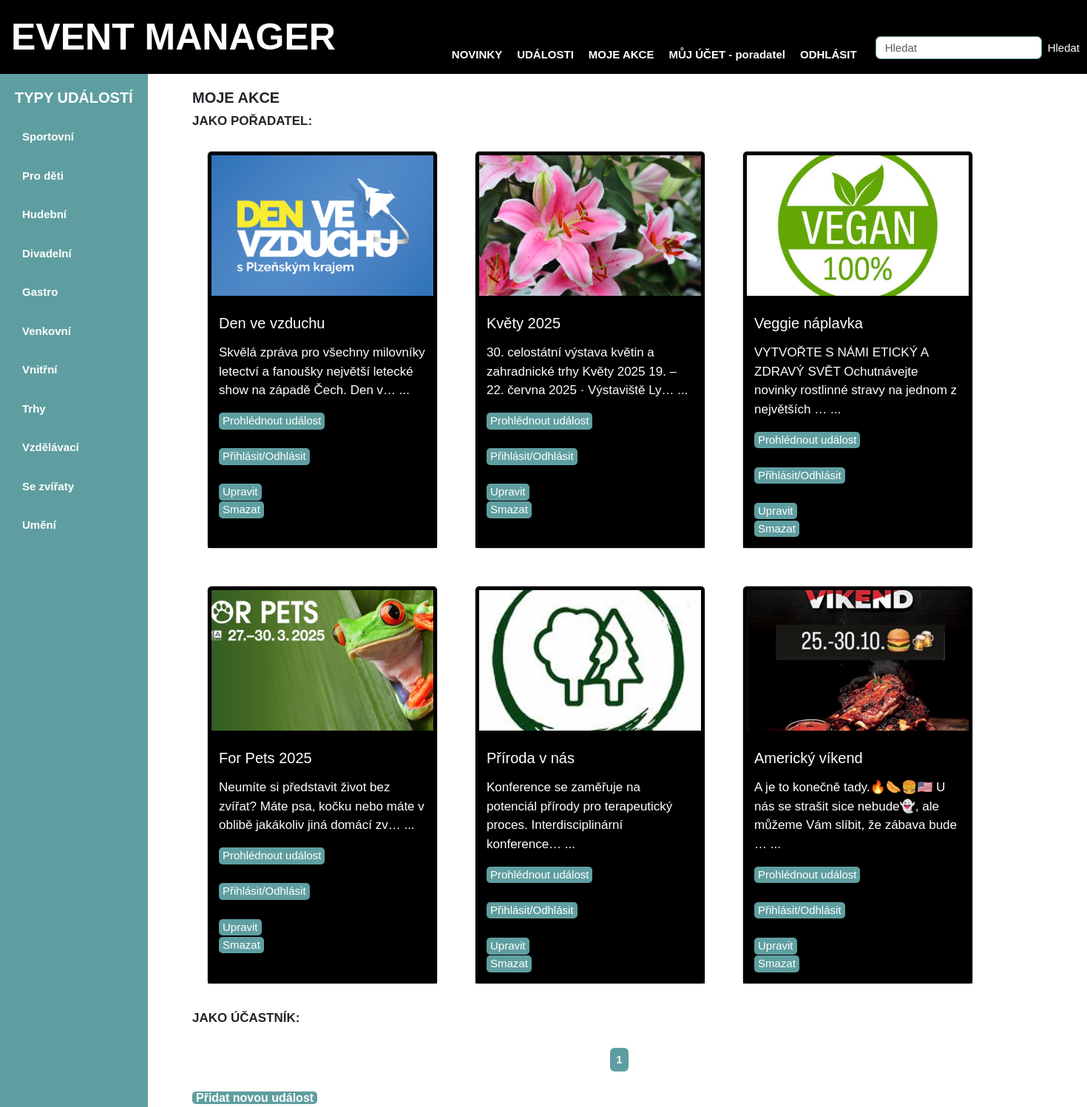
The page /my_attendees/ (signed in) on the database its author committed.
### viewer/models.py (models this page shows, shortened)
class EventType(Model):
    name = CharField(max_length=128)
    is_approved = models.BooleanField(default=False)  # Výchozí hodnota je False (ne schváleno)
    class Meta:
        permissions = [
            ('custom_add_eventtype', 'Can add event type'),  # změňte název na něco jedinečného
        ]

class Event(Model):
  name = CharField(max_length=128)
  describtion = CharField(max_length=6000, default="")
  eventType = ManyToManyField(EventType)
  date = DateField(default=timezone.now)
  create_date = DateTimeField(auto_now_add=True)
  place = CharField(max_length=128, default="")
  entry = BooleanField(default=False)
  user = ForeignKey(User, on_delete=DO_NOTHING, default=1)
  link = URLField(max_length=200, blank=True, null=True)
  image = ImageField(upload_to='event_images/', blank=False, null=True)
  attendees = models.ManyToManyField(User, related_name="events_attending", blank=True)
  capacity = models.PositiveIntegerField(null=True, blank=True, default=None)  # None znamená neomezeno
  is_capacity_limited = models.BooleanField(default=False)
  is_approved = models.BooleanField(default=False)  # Výchozí hodnota je False (ne schváleno)

### viewer/views.py (the view)
# urls.py: path('my_attendees/', MyEventsView.as_view(), name='my_attendees'),
class MyEventsView(TemplateView):
    template_name = 'my_attendees.html'
    def get_context_data(self, **kwargs):
        context = super().get_context_data(**kwargs)
        today = timezone.now().date()
        one_year_ago = today - timedelta(days=365)
        events = Event.objects.filter(attendees=self.request.user, is_approved=True)
        my_events = Event.objects.filter(user=self.request.user, is_approved=True)
        paginator = Paginator(events, 6)
        page_number = self.request.GET.get('page')
        page_obj = paginator.get_page(page_number)
        paginator_my = Paginator(my_events, 6)
        page_number_my = self.request.GET.get('page_my')  # Přidáme jiný parametr pro stránkování
        page_my_obj = paginator_my.get_page(page_number_my)
        context['page_obj'] = page_obj  # Události, na které se přihlásil uživatel
        context['page_my_obj'] = page_my_obj  # Události, které vytvořil uživatel
        context['today'] = today  # Přidání aktuálního data do kontextu
        context['one_year_ago'] = one_year_ago  # Přidání data před rokem do kontextu
        return context

### viewer/views.py (called while the page is built)
def global_data(request):
    data = EventType.objects.filter(is_approved=True)
    return {'type_list': data}

### viewer/templates/my_attendees.html (shortened to what this page needs)
{% extends "base.html" %}
{% block content %}
<h3>MOJE AKCE</h3>
{% if perms.auth.jeporadatel %}
<h4>JAKO POŘADATEL:</h4>
<ul class="event-list">
    {% for event in page_my_obj %}
      <li class="event-item">
          <div class="card">
                {% if event.image %}
                    <img src="{{ event.image.url }}" class="card-img-top" alt="{{ event.title }}">
                {% else %}
                    <img src="..." class="card-img-top" alt="{{ event.title }}">
                {% endif %}
                <div class="card-body">
                    <h5 class="card-title">{{ event.name }}</h5>
                    <p class="card-text">{{ event.describtion|truncatechars:100 }} ...</p>
                    <a href="/detail/{{event.pk}}" class="btn btn-primary">Prohlédnout událost</a>
                    <br><br>
                    <a href="{% url 'attendees' event.pk %}" class="btn btn-primary"> Přihlásit/Odhlásit </a>
                    <br><br>
                    {% if user == event.user or perms.auth.jeadmin %}
                        <a href="{% url 'event_update' event.pk %}" class="btn btn-primary"> Upravit </a><br>
                        <a href="{% url 'event_delete' event.pk %}" class="btn btn-primary"> Smazat </a>
                    {% endif %}
                </div>
            </div>
      </li>
    {% endfor %}
</ul>
{% endif %}
{% if perms.auth.jeporadatel %}
<h4>JAKO ÚČASTNÍK:</h4>
{% endif %}
<div style="text-align: center; margin-top: 20px;">
    <nav aria-label="Page navigation">
        <ul class="pagination justify-content-center">
            {% for num in page_obj.paginator.page_range %}
                {% if num == page_obj.number %}
                    <li class="page-item active"><a class="page-link" href="?page={{ num }}">{{ num }}</a></li>
                {% elif num > page_obj.number|add:'-3' and num < page_obj.number|add:'3' %}
                    <li class="page-item"><a class="page-link" href="?page={{ num }}">{{ num }}</a></li>
                {% endif %}
            {% endfor %}
        </ul>
    </nav>
</div>
<br>
    {% if perms.auth.jeporadatel or perms.auth.jeadmin %}
        <a href="{% url 'event_create' %}" class="button">
               Přidat novou událost
        </a>
    {% endif %}
{% endblock %}

### viewer/templates/base.html (shortened to what this page needs)
<!DOCTYPE html>
<html lang="cs">
<head>
    <link href="https://cdn.jsdelivr.net/npm/bootstrap@5.3.0/dist/css/bootstrap.min.css" rel="stylesheet">
    {% load static %}
    <link rel="stylesheet" href="{% static 'styles.css' %}">
</head>
<body>
    <nav class="header">
        <div class="logo">EVENT MANAGER</div>
        <nav class="nav-bar">
            <a href="{% url 'main_page' %}">NOVINKY</a>
            <a href="{% url 'events' %}">UDÁLOSTI</a>
            {% if request.user.is_authenticated %}
                <a href="{% url 'my_attendees' %}">MOJE AKCE</a>
                <a href="{% url 'my_page' %}">MŮJ ÚČET - {{ request.user.username }}</a>
                <a href="{% url 'logout' %}">ODHLÁSIT</a>
            {% else %}
                <a href="{% url 'sign_up' %}">REGISTRACE</a>
                <a href="{% url 'login' %}">PŘIHLÁŠENÍ</a>
            {% endif %}
            <form class="d-flex" method="get" action="{% url 'search' %}">
                <input type="text" name="query" class="form-control me-2" placeholder="Hledat" aria-label="Search" required="" id="id_query">
                <button class="btn btn-outline-success" type="submit">Hledat</button>
            </form>
        </nav>
    </nav>
    <div class="container">
        <div class="left-sidebar">
            <h3>TYPY UDÁLOSTÍ</h3>
            <ul>
                {% for type in type_list %}
                    {% if type.is_approved %}
                        <li><a href="{% url 'type_filter' type.pk %}">{{ type.name }}</a></li>
                    {% endif %}
                {% endfor %}
            </ul>
        </div>
        <div class="content">
            <div>
                {% block content %}{% endblock %}
            </div>
        </div>
    </div>
    </body>
</html>

### viewer/static/styles.css (style rules this page uses)
body { font-family: RijksText, Arial, sans-serif; margin: 0px }
.header { display: flex; justify-content: space-between; align-items: center; padding-left: 10px; margin-top: 0px; background-color: #000; margin-left: 0px !important; margin-right: 0px; }
.logo { font-size: 50px; font-weight: bold; color: white; margin-left: 5px !important; }
.nav-bar { display: flex; font-size: 18px; justify-content: center; gap: 10px; align-items: flex-end; background-color: #000; margin-right: 10px; margin-bottom: 10px; min-height: 90px; }
.nav-bar a { text-decoration: none; padding: 5px; color: white; }
.container { display: flex; background-color: #FFFFFF !important; padding: 0px; min-height: 100vh; margin-left: 0px !important; }
.content { flex-grow: 1; padding-top: 20px; padding-left: 40px; padding-right: 0px; min-width: 1200px; }
.left-sidebar { width: 200px; min-width: 200px; padding: 20px; background-color: #5F9EA0; border: 0px solid #ddd; font-size: 20px; margin-right: 20px; }
.left-sidebar h3 { margin-bottom: 20px; color: white; }
.left-sidebar ul { list-style-type: none; padding-left: 0; margin: 10; }
.left-sidebar li { margin-bottom: 10px; }
.left-sidebar a { color: white; text-decoration: none; display: block; border-radius: 5px; padding: 10px; }
.event-item { margin: 20px; }
.event-list { display: flex; flex-wrap: wrap; list-style-type: none; padding: 0; gap: 10px; min-width: 1200px; }
.card { width: 312px; display: flex; flex-direction: column; height: 100%; }
.card-img-top { height: 200px; width: 310px; object-fit: cover; background-color: #000; padding: 5px; }
.card-body { width: 310px; flex-grow: 1; background-color: #000; color: white; padding: 15px; flex-direction: column; justify-content: space-between; }
.card-body .btn { align-self: flex-end; margin-top: 0px; }
.card-text { font-size: 17px; }
.card-title { font-size: 20px; margin-top: 5px; margin-bottom: 15px; }
img { width: 500px; height: auto; }
h3 { margin-bottom: 10px; font-size: 20px; font-weight: bold; }
h4 { margin-bottom: 10px; font-size: 17px; font-weight: bold; }
h5 { font-size: 15px; }
a { font-size: 15px; }
.form-control { margin: 10px; display: block; width: 100%; padding: 0.375rem 0.75rem; font-size: 15px; line-height: 1; color: #495057; background-color: #fff; background-clip: padding-box; border: 1px solid #5F9EA0; }
.btn-outline-success { background-color: #000000; color: white; border: none; padding: 15px 0px; height: 5px; border-radius: 5px; font-size: 15px; cursor: pointer; margin: 0px 0 15px 0; }
a.btn { background-color: #5F9EA0; color: white; border: none; padding: 0px 5px; border-radius: 5px; font-size: 15px; cursor: pointer; transition: background-color 0.3s; text-decoration: none; }
.btn-primary { background-color: #5F9EA0; color: white; border-color: #5F9EA0; }
.button { background-color: #5F9EA0; color: white; border: none; padding: 0px 5px; border-radius: 5px; font-size: 16px; cursor: pointer; text-decoration: none; }
a { color: #000; text-decoration: none; font-weight: bold; font-size: 15px; }
.pagination { list-style: none; padding: 0; margin: 0; }
.pagination .page-item { display: inline-block; margin-right: 5px; }
.pagination .page-link { padding: 5px 8px; color: #5F9EA0; text-decoration: none; border: 0px solid #ddd; border-radius: 0px; font-size: 15px; }

### rows shown on the page
EventType: name "Sportovní"
EventType: name "Pro děti"
EventType: name "Hudební"
EventType: name "Divadelní"
EventType: name "Gastro"
EventType: name "Venkovní"
EventType: name "Vnitřní"
EventType: name "Trhy"
EventType: name "Vzdělávací"
EventType: name "Se zvířaty"
EventType: name "Umění"
Event: image (picture), name "Den ve vzduchu", describtion "Skvělá zpráva pro všechny milovníky letectví a fanoušky největší letecké show na západě Čech. Den v…", shows "Upravit"
Event: image (picture), name "Květy 2025", describtion "30. celostátní výstava květin a zahradnické trhy Květy 2025 19. – 22. června 2025 · Výstaviště Ly…", shows "Upravit"
Event: image (picture), name "Veggie náplavka", describtion "VYTVOŘTE S NÁMI ETICKÝ A ZDRAVÝ SVĚT Ochutnávejte novinky rostlinné stravy na jednom z největších …", shows "Upravit"
Event: image (picture), name "For Pets 2025", describtion "Neumíte si představit život bez zvířat? Máte psa, kočku nebo máte v oblibě jakákoliv jiná domácí zv…", shows "Upravit"
Event: image (picture), name "Příroda v nás", describtion "Konference se zaměřuje na potenciál přírody pro terapeutický proces. Interdisciplinární konference…", shows "Upravit"
Event: image (picture), name "Americký víkend", describtion "A je to konečně tady.🔥🌭🍔🇺🇸 U nás se strašit sice nebude👻, ale můžeme Vám slíbit, že zábava bude …", shows "Upravit"

### other values the page prints
{{ request.user.username }} "poradatel"
{{ num }} "1"
